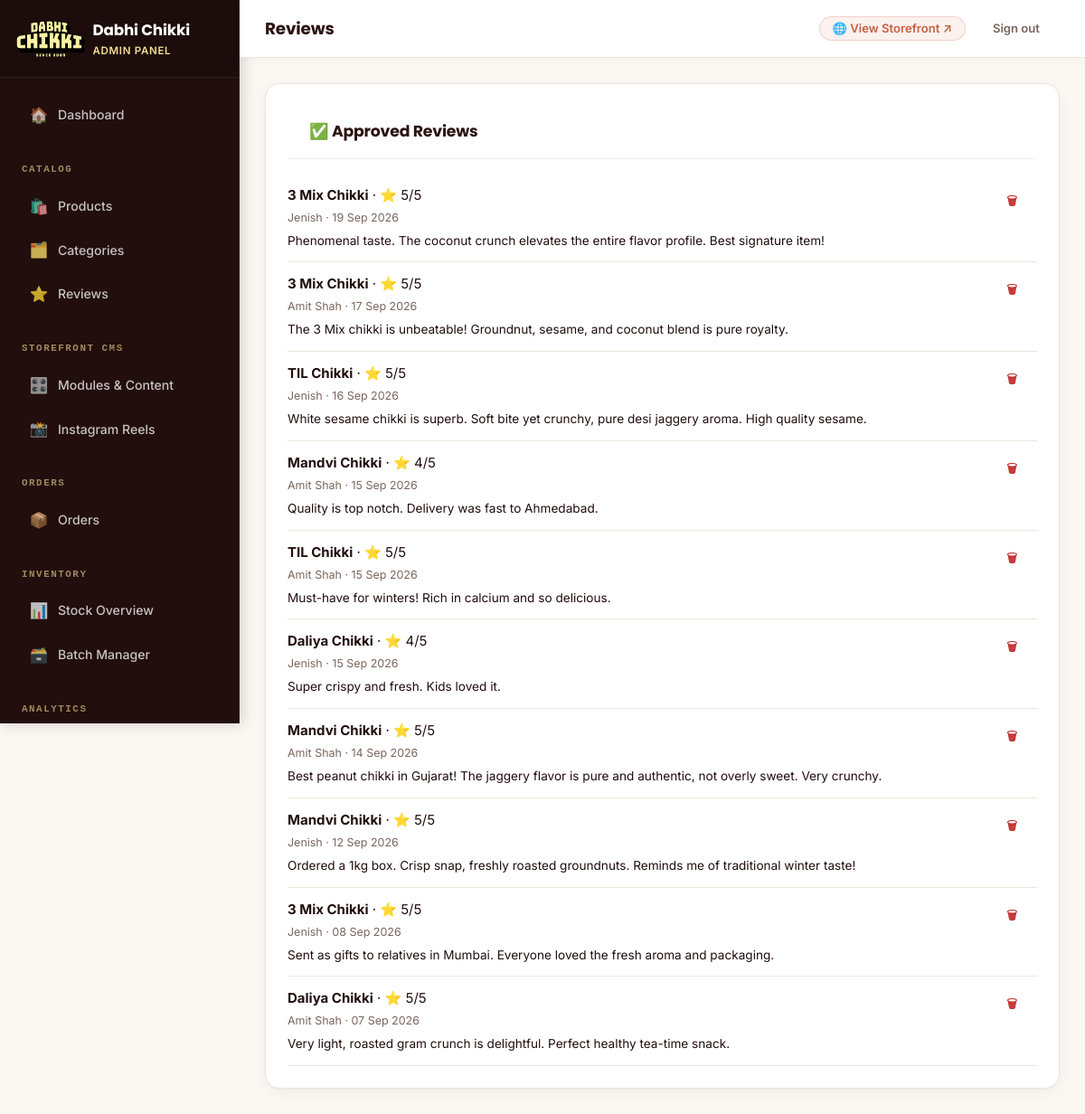
The page /admin/reviews.php (signed in) on the database its author committed.
### tables this page shows
CREATE TABLE `reviews` (
  `id` int unsigned NOT NULL AUTO_INCREMENT,
  `product_id` int unsigned NOT NULL,
  `user_id` int unsigned NOT NULL,
  `order_item_id` int unsigned DEFAULT NULL,
  `rating` tinyint unsigned NOT NULL,
  `comment` text,
  `image_path` varchar(255) DEFAULT NULL,
  `is_approved` tinyint(1) NOT NULL DEFAULT '0',
  `created_at` datetime NOT NULL DEFAULT CURRENT_TIMESTAMP,
  PRIMARY KEY (`id`),
  KEY `idx_review_product` (`product_id`),
  KEY `fk_review_user` (`user_id`),
  CONSTRAINT `fk_review_product` FOREIGN KEY (`product_id`) REFERENCES `products` (`id`) ON DELETE CASCADE,
  CONSTRAINT `fk_review_user` FOREIGN KEY (`user_id`) REFERENCES `users` (`id`) ON DELETE CASCADE,
  CONSTRAINT `chk_rating` CHECK ((`rating` between 1 and 5))
);

CREATE TABLE `products` (
  `id` int unsigned NOT NULL AUTO_INCREMENT,
  `category_id` int unsigned NOT NULL,
  `name` varchar(180) NOT NULL,
  `slug` varchar(200) NOT NULL,
  `short_description` varchar(300) DEFAULT NULL,
  `description` text,
  `hsn_code` varchar(10) DEFAULT NULL,
  `gst_rate_percent` decimal(4,2) NOT NULL DEFAULT '5.00',
  `is_active` tinyint(1) NOT NULL DEFAULT '1',
  `is_featured` tinyint(1) NOT NULL DEFAULT '0',
  `meta_title` varchar(160) DEFAULT NULL,
  `meta_description` varchar(320) DEFAULT NULL,
  `created_by` int unsigned DEFAULT NULL,
  `created_at` datetime NOT NULL DEFAULT CURRENT_TIMESTAMP,
  `updated_at` datetime NOT NULL DEFAULT CURRENT_TIMESTAMP ON UPDATE CURRENT_TIMESTAMP,
  PRIMARY KEY (`id`),
  UNIQUE KEY `slug` (`slug`),
  KEY `idx_prod_category` (`category_id`),
  KEY `fk_prod_created_by` (`created_by`),
  FULLTEXT KEY `ftx_prod_search` (`name`,`short_description`,`description`),
  CONSTRAINT `fk_prod_category` FOREIGN KEY (`category_id`) REFERENCES `categories` (`id`) ON DELETE RESTRICT,
  CONSTRAINT `fk_prod_created_by` FOREIGN KEY (`created_by`) REFERENCES `users` (`id`) ON DELETE SET NULL
);

CREATE TABLE `users` (
  `id` int unsigned NOT NULL AUTO_INCREMENT,
  `uuid` char(36) NOT NULL,
  `role` enum('superadmin','admin','employee','buyer') NOT NULL,
  `full_name` varchar(150) NOT NULL,
  `email` varchar(190) NOT NULL,
  `phone` varchar(15) NOT NULL,
  `password_hash` varchar(255) NOT NULL,
  `is_active` tinyint(1) NOT NULL DEFAULT '1',
  `email_verified_at` datetime DEFAULT NULL,
  `phone_verified_at` datetime DEFAULT NULL,
  `must_reset_password` tinyint(1) NOT NULL DEFAULT '0',
  `created_by` int unsigned DEFAULT NULL,
  `last_login_at` datetime DEFAULT NULL,
  `created_at` datetime NOT NULL DEFAULT CURRENT_TIMESTAMP,
  `updated_at` datetime NOT NULL DEFAULT CURRENT_TIMESTAMP ON UPDATE CURRENT_TIMESTAMP,
  PRIMARY KEY (`id`),
  UNIQUE KEY `uuid` (`uuid`),
  UNIQUE KEY `uq_users_email` (`email`),
  UNIQUE KEY `uq_users_phone` (`phone`),
  KEY `idx_users_role` (`role`),
  KEY `fk_users_created_by` (`created_by`),
  CONSTRAINT `fk_users_created_by` FOREIGN KEY (`created_by`) REFERENCES `users` (`id`) ON DELETE SET NULL
);

### includes/db/Database.php (called while the page is built, shortened)
<?php
class Database
{
    private static ?PDO $instance = null;
    public static function getInstance(): PDO
    {
        if (self::$instance === null) {
            $dsn = sprintf(
                'mysql:host=%s;dbname=%s;charset=%s',
                DB_HOST,
                DB_NAME,
                DB_CHARSET
            );
            self::$instance = new PDO($dsn, DB_USER, DB_PASS, [
                PDO::ATTR_ERRMODE            => PDO::ERRMODE_EXCEPTION,
                PDO::ATTR_DEFAULT_FETCH_MODE => PDO::FETCH_ASSOC,
                PDO::ATTR_EMULATE_PREPARES   => false,
            ]);
        }
        return self::$instance;
    }
    public static function query(string $sql, array $params = []): PDOStatement
    {
        $stmt = self::getInstance()->prepare($sql);
        $stmt->execute($params);
        return $stmt;
    }
    public static function fetchAll(string $sql, array $params = []): array
    {
        return self::query($sql, $params)->fetchAll();
    }
}

### includes/helpers/functions.php (called while the page is built, shortened)
<?php
function e(?string $value): string
{
    return htmlspecialchars($value ?? '', ENT_QUOTES, 'UTF-8');
}

### public_html/admin/reviews.php (the view, shortened to what this page needs)
<?php
$approved = Database::fetchAll(
    "SELECT r.*, u.full_name, u.email, p.name AS product_name
     FROM reviews r
     JOIN users u ON u.id = r.user_id
     JOIN products p ON p.id = r.product_id
     WHERE r.is_approved = 1 ORDER BY r.created_at DESC LIMIT 50"
);
require_once __DIR__ . '/partials/page-start.php';
?>
<div class="admin-content">
  <div class="card">
    <div class="card-header"><h3 class="card-title">✅ Approved Reviews</h3></div>
    <?php if (empty($approved)): ?>
      <p class="text-muted text-center" style="padding:32px;">No approved reviews yet.</p>
    <?php else: ?>
    <?php foreach ($approved as $r): ?>
    <div style="border-bottom:1px solid var(--dc-border);padding:12px 0;display:flex;justify-content:space-between;align-items:flex-start;flex-wrap:wrap;gap:8px;">
      <div>
        <strong><?= e($r['product_name']) ?></strong> · ⭐ <?= $r['rating'] ?>/5<br>
        <span style="font-size:0.78rem;color:var(--dc-muted);"><?= e($r['full_name']) ?> · <?= date('d M Y', strtotime($r['created_at'])) ?></span>
        <?php if ($r['comment']): ?><div style="font-size:0.85rem;margin-top:4px;"><?= e($r['comment']) ?></div><?php endif; ?>
      </div>
      <form method="POST" style="display:inline;" onsubmit="return confirm('Delete this review?')">
        <button type="submit" class="btn btn-ghost btn-sm" style="color:var(--dc-danger);">🗑</button>
      </form>
    </div>
    <?php endforeach; ?>
    <?php endif; ?>
  </div>
</div>
<?php require_once __DIR__ . '/partials/page-end.php'; ?>

### public_html/assets/css/style.css (style rules this page uses)
:root { --dc-yellow: #f6dc94; --dc-yellow-dark: #e5c46e; --dc-yellow-light: #fff9e6; --dc-black: #210e0d; --dc-black-soft: #2b1311; --dc-cream: #fbf8f3; --dc-cream-alt: #f4eee6; --dc-cream-deep: #ede4d8; --dc-terracotta: #c7613d; --dc-terracotta-dark: #a84d2c; --dc-terracotta-light: #faeee8; --dc-success: #1b8a5a; --dc-success-bg: rgba(27, 138, 90, 0.10); --dc-warning: #d98218; --dc-warning-bg: rgba(217, 130, 24, 0.10); --dc-danger: #c53434; --dc-danger-bg: rgba(197, 52, 52, 0.10); --dc-info: #2b70a8; --dc-info-bg: rgba(43, 112, 168, 0.10); --dc-border: #ede5da; --dc-border-strong: #dcd1c2; --dc-muted: #79665d; --dc-white: #ffffff; --dc-font-heading: 'Poppins', Georgia, -apple-system, sans-serif; --dc-font-body: 'Inter', -apple-system, BlinkMacSystemFont, 'Segoe UI', Roboto, sans-serif; --dc-font-mono: 'Cascadia Code', 'Fira Mono', 'Consolas', monospace; --dc-space-xs: 4px; --dc-space-sm: 8px; --dc-space-md: 16px; --dc-space-lg: 24px; --dc-space-xl: 40px; --dc-space-2xl: 64px; --dc-radius-sm: 8px; --dc-radius: 12px; --dc-radius-lg: 16px; --dc-radius-xl: 24px; --dc-shadow-sm: 0 1px 3px rgba(43, 19, 17, 0.05); --dc-shadow: 0 4px 18px rgba(43, 19, 17, 0.06); --dc-shadow-lg: 0 10px 30px rgba(43, 19, 17, 0.09); --dc-shadow-xl: 0 20px 50px rgba(43, 19, 17, 0.12); --dc-container-width: 1200px; --dc-transition: 0.2s cubic-bezier(0.4, 0, 0.2, 1); }
*, *::before, *::after { box-sizing: border-box; }
html { scroll-behavior: smooth; -webkit-text-size-adjust: 100%; }
body { margin: 0; font-family: var(--dc-font-body); font-size: 15px; line-height: 1.6; background: var(--dc-cream); color: var(--dc-black); -webkit-font-smoothing: antialiased; }
h1, h2, h3, h4, h5, h6 { font-family: var(--dc-font-heading); font-weight: 700; line-height: 1.25; margin: 0 0 0.5em; color: var(--dc-black); }
h3 { font-size: 1.25rem; }
.btn { display: inline-flex; align-items: center; justify-content: center; gap: 6px; padding: 11px 24px; border-radius: var(--dc-radius); border: 2px solid transparent; font-family: var(--dc-font-body); font-size: 0.9rem; font-weight: 600; cursor: pointer; text-decoration: none; transition: all var(--dc-transition); white-space: nowrap; line-height: 1; }
.btn-ghost { background: transparent; color: var(--dc-muted); border-color: transparent; }
.btn-sm { padding: 7px 16px; font-size: 0.82rem; }
.card { background: var(--dc-white); border: 1px solid var(--dc-border); border-radius: var(--dc-radius-lg); box-shadow: var(--dc-shadow); padding: var(--dc-space-lg); transition: box-shadow var(--dc-transition), transform var(--dc-transition); }
.card-header { display: flex; align-items: center; justify-content: space-between; margin-bottom: var(--dc-space-md); padding-bottom: var(--dc-space-md); border-bottom: 1px solid var(--dc-border); }
.card-title { font-family: var(--dc-font-heading); font-size: 1.05rem; font-weight: 700; margin: 0; }
.admin-content { padding: var(--dc-space-lg); flex: 1; }
.admin-content { padding: 28px; background: var(--dc-cream); min-height: calc(100vh - 64px); }
.card { background: #ffffff; border: 1px solid var(--dc-border); border-radius: 16px; box-shadow: 0 4px 20px -2px rgba(43, 19, 17, 0.05), 0 1px 3px rgba(43, 19, 17, 0.03); margin-bottom: 20px; overflow: hidden; transition: box-shadow 0.25s ease, border-color 0.25s ease; }
.card-header { padding: 18px 24px; border-bottom: 1px solid #f4eee6; background: #ffffff; }
.card-title { font-family: var(--dc-font-heading); font-size: 1.08rem; font-weight: 700; color: #2b1311; margin: 0; letter-spacing: -0.01em; }
.btn { border-radius: 10px; font-weight: 600; padding: 10px 20px; transition: all 0.2s cubic-bezier(0.16, 1, 0.3, 1); }

### rows shown on the page
reviews: product.name "3 Mix Chikki", rating "5", user.full_name "Jenish", created_at "19 Sep 2026", comment "Phenomenal taste. The coconut crunch elevates the entire flavor profile. Best signature item!"
reviews: product.name "3 Mix Chikki", rating "5", user.full_name "Amit Shah", created_at "17 Sep 2026", comment "The 3 Mix chikki is unbeatable! Groundnut, sesame, and coconut blend is pure royalty."
reviews: product.name "TIL Chikki", rating "5", user.full_name "Jenish", created_at "16 Sep 2026", comment "White sesame chikki is superb. Soft bite yet crunchy, pure desi jaggery aroma. High quality sesame."
reviews: product.name "Mandvi Chikki", rating "4", user.full_name "Amit Shah", created_at "15 Sep 2026", comment "Quality is top notch. Delivery was fast to Ahmedabad."
reviews: product.name "TIL Chikki", rating "5", user.full_name "Amit Shah", created_at "15 Sep 2026", comment "Must-have for winters! Rich in calcium and so delicious."
reviews: product.name "Daliya Chikki", rating "4", user.full_name "Jenish", created_at "15 Sep 2026", comment "Super crispy and fresh. Kids loved it."
reviews: product.name "Mandvi Chikki", rating "5", user.full_name "Amit Shah", created_at "14 Sep 2026", comment "Best peanut chikki in Gujarat! The jaggery flavor is pure and authentic, not overly sweet. Very crunchy."
reviews: product.name "Mandvi Chikki", rating "5", user.full_name "Jenish", created_at "12 Sep 2026", comment "Ordered a 1kg box. Crisp snap, freshly roasted groundnuts. Reminds me of traditional winter taste!"
reviews: product.name "3 Mix Chikki", rating "5", user.full_name "Jenish", created_at "08 Sep 2026", comment "Sent as gifts to relatives in Mumbai. Everyone loved the fresh aroma and packaging."
reviews: product.name "Daliya Chikki", rating "5", user.full_name "Amit Shah", created_at "07 Sep 2026", comment "Very light, roasted gram crunch is delightful. Perfect healthy tea-time snack."

### other values the page prints
$pageHeading "Reviews"
